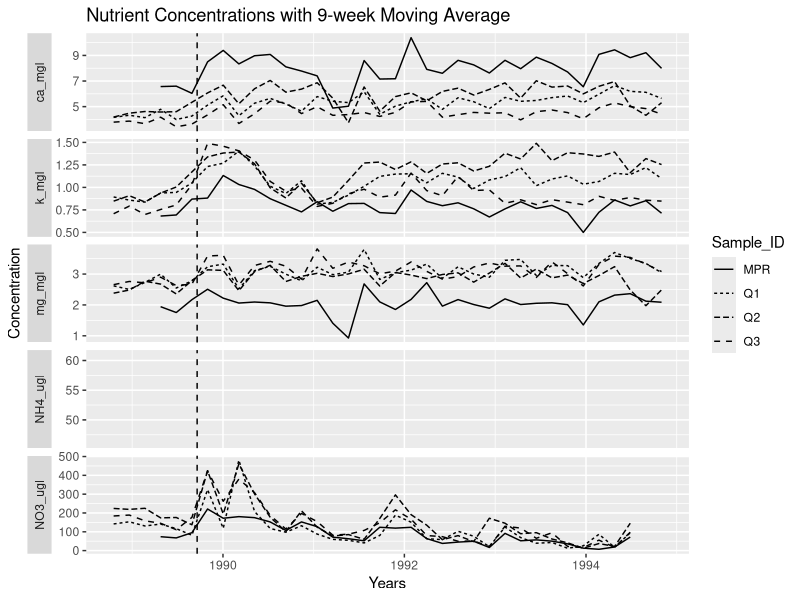

The R source for this figure:
## ---- chunk 1
#| output: false
library(tidyverse)
library(lubridate)

fig3_long <- read_csv("../output/fig3_long.csv")

## ---- chunk 2
#| warning: false

# Graphing each watershed's concentrations
fig3_long |>
  ggplot(
    aes(
      x = window_start,
      y = Concentration,
      linetype = Sample_ID
    )
  ) +
  geom_line() +
  # Moving concentration labels to the left of the graph
  theme(
    strip.placement = "outside"
  ) +
  # Graphing a vertical line to represent the date of the hurrican
  geom_vline(
    xintercept = date("1989-09-19"),
    linetype = "dashed"
  ) +
  labs(
    title = "Nutrient Concentrations with 9-week Moving Average",
    y = "Concentration",
    x = "Years"
  ) +
  facet_grid(Nutrient ~ ., scales = "free", switch = "y")
